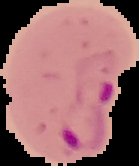
#> input picture cell_images/Parasitized/C101P62ThinF_IMG_20150918_155731_cell_63.png, 139 x 166 px; its folder holds 4 pictures in this run
$ python LabelData.py
#> lines starting #> are read from the running program, lines starting #| are printed output that depends on the picture
from PIL import Image
import numpy as np
import cv2
import os

# File paths for data
infected = os.listdir("cell_images/Parasitized/")
uninfected = os.listdir("cell_images/Uninfected/")

# Define arrays to store images & labels
images = []
labels = []

print('Beginning preprocessing images...')

# Preprocess the images
for i in infected:
    try:
        image = cv2.imread("cell_images/Parasitized/" + i)
#> image is the input picture: shape (166, 139, 3); mean B, G, R 105.4, 103.5, 150.8
        image_array = Image.fromarray(image, 'RGB')
        resize_img = image_array.resize((50, 50))
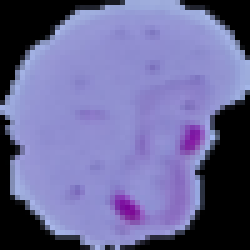
#> resize_img: PIL image 50x50 RGB (shown 5 times larger); mean R, G, B 105.7, 103.8, 151.2
        images.append(np.array(resize_img))
        labels.append(1)
    except AttributeError:
        print('End of infected images')
#> pass 2 of the loop `for i in infected:`:
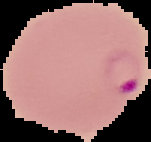
#> input picture cell_images/Parasitized/C107P68ThinF_IMG_20150924_222415_cell_179.png, 151 x 142 px
#> image is the input picture: shape (142, 151, 3); mean B, G, R 107.7, 109.2, 150.1
#> `resize_img = image_array.resize((50, 50))`:
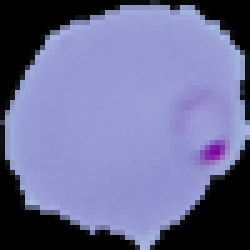
#> resize_img: PIL image 50x50 RGB (shown 5 times larger); mean R, G, B 107.8, 109.4, 150.3
#> pass 3 of the loop `for i in infected:`:
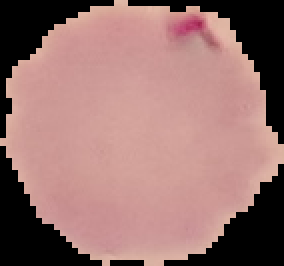
#> input picture cell_images/Parasitized/C113P74ThinF_IMG_20150930_135904_cell_182.png, 142 x 133 px (shown 2 times larger)
#> image is the input picture: shape (133, 142, 3); mean B, G, R 111.3, 114.7, 152.6
#> `resize_img = image_array.resize((50, 50))`:
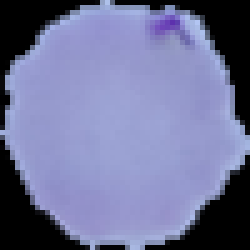
#> resize_img: PIL image 50x50 RGB (shown 5 times larger); mean R, G, B 111.5, 114.9, 152.9
#> the loop made 4 passes; the first 3 are shown
for i in uninfected:
    try:
        image = cv2.imread("cell_images/Uninfected/" + i)
        image_array = Image.fromarray(image, 'RGB')
        resize_img = image_array.resize((50, 50))
        images.append(np.array(resize_img))
        labels.append(0)
    except AttributeError:
        print('End of uninfected images')

# Convert to numpy arrays
cells = np.array(images)
labels = np.array(labels)

print('Converted data to numpy arrays')

# Save numpy arrays
np.save('Data/Cells', cells)
np.save('Data/Labels', labels)

print('Cells.npy and Labels.npy saved in Data')

print("Cells:", cells.shape, "Labels:", labels.shape)
#| Cells: (5, 50, 50, 3) Labels: (5,)
